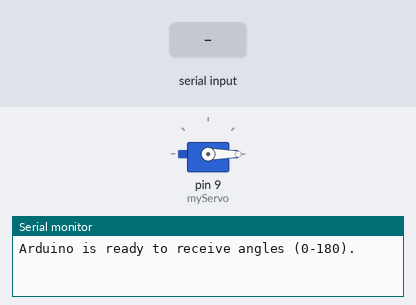
Bench run of a sketch on a simulated Arduino Uno, built with avr-gcc and run on an emulated ATmega328P. Shown: servo, the last lines printed to the serial monitor. The test bench sets the inputs (shaded band).

Above: at 1.2 s.
1.3 s: "90,45\n" received over Serial
At 1.6 s:
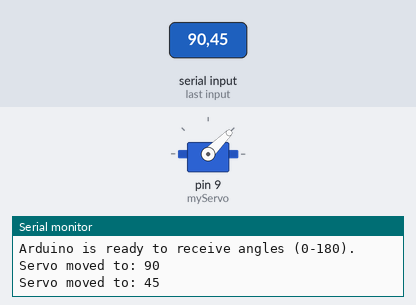
3.8 s: "30,150\n" received over Serial
At 4.6 s:
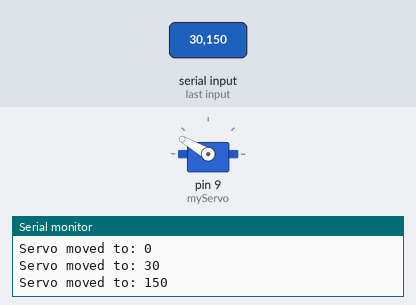
Timing chart, 0 to 6.8 s (numbered marks = the images above; inputs shaded):
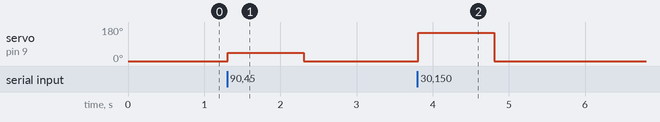

The sketch:

servoactivity.ino
```cpp
#include <Servo.h>

Servo myServo;

void setup() {
  Serial.begin(9600);
  myServo.attach(9);
  myServo.write(0);

  Serial.println("Arduino is ready to receive angles (0-180).");
}

void loop() {
  if (Serial.available() > 0) {

    int angle = Serial.parseInt();

    if (angle >= 0 && angle <= 180) {
      myServo.write(angle);

      Serial.print("Servo moved to: ");
      Serial.println(angle);
    }
  }
}
```

Measured:
- after the input at 1.3 s, servo on pin 9 (myServo): 0° → 45° at once, → 0° 1.0 s later
- after the input at 3.8 s, servo on pin 9 (myServo): 0° → 150° at once, → 0° 1.0 s later
